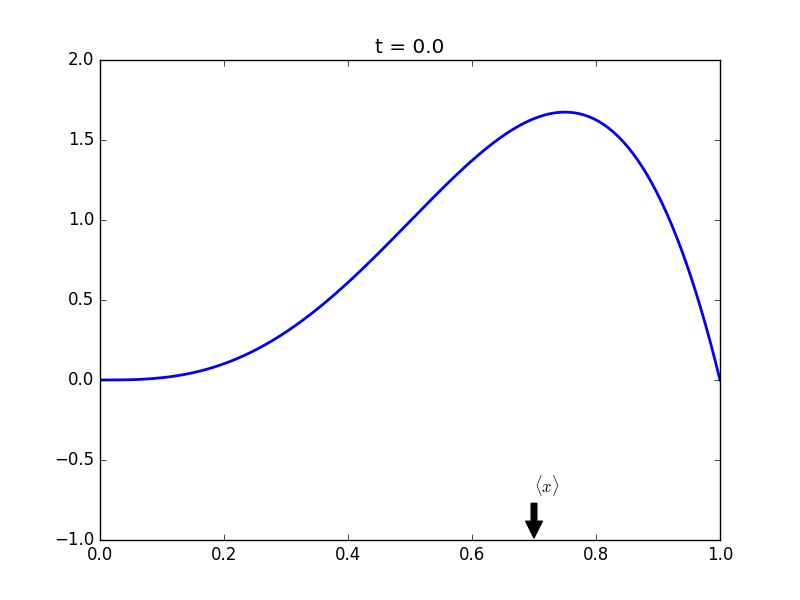

This figure's Python source:
#!/usr/bin/python3

import numpy as np
import matplotlib.pyplot as plt
import matplotlib.animation as animation
from scipy.integrate import quad
from numpngw import AnimatedPNGWriter

# Import the wave function and the function to calculate cn by Fourier's trick
from Psi import *
from getcn import *

x = np.linspace(0, 1, 256)
t = np.linspace(0, 4/(np.pi), 256)

# Normalize the custom wave function and get the cn's
fun = x**3 * (1 - x)

A = 1/np.sqrt(np.trapz(np.abs(fun)**2, x = x))

fun = A * fun

cn = getcn(x, fun)

# Check normalization

f = lambda x: np.conjugate(Psi(cn, x, t[0]))*Psi(cn, x, t[0])
integral = quad(f, 0, 1)[0]

if integral == 1:
  print("Wave function is normalized")
else:
  print("Wave function is not normalized. Integral is " + str(integral))

# Compute <x> and <x^2>

Ex = np.zeros(t.shape)
Ex2 = np.zeros(t.shape)

for i in range(0, len(t)):
  Ex[i] = np.trapz(x*(np.abs(Psi(cn, x, t[i]))**2), x = x)
  Ex2[i] = np.trapz(x**2*np.abs(Psi(cn, x, t[i]))**2, x = x)

STDx = np.sqrt(Ex2 - Ex**2)

# Compute <p> and <p^2>

Ep = np.zeros(t.shape)
Ep2 = np.zeros(t.shape)

dx = x[1] - x[0]
for i in range(0, len(t)):
  Ep[i] = np.trapz(np.conjugate(Psi(cn, x, t[i]))*(-1j)*np.gradient(Psi(cn, x, t[i]), dx), x = x)
  Ep2[i] = -np.trapz(np.conjugate(Psi(cn, x, t[i]))*np.gradient(np.gradient(Psi(cn, x, t[i]), dx), dx), x = x)
  
STDp = np.sqrt(Ep2 - Ep**2)

print("Uncertainty principle holds: " + str((STDx*STDp > 0.5).all()))

# Animate the wave using matplotlib

def animate(i):
  line.set_data(x, np.abs(Psi(cn, x, t[i])))
  annotation.xy = (Ex[i], -1)
  annotation.set_position((Ex[i], -0.7))
  return line, annotation # We have to return all the objects we change
  
fig = plt.figure()
ax = plt.axes(xlim = (0, 1), ylim = (-1, 2))

line, = plt.plot([], [], lw = 2)

annotation = ax.annotate(r"$\langle x \rangle$", xy = (Ex[0], -1), xytext = (Ex[0], -0.7), arrowprops = dict(facecolor = "black", shrink = 0.05), )

anim = animation.FuncAnimation(fig, animate, frames = 256, interval = 20, blit = True)

#plt.show()

# Use numpngw to make an animated png from the matplotlib animation
writer = AnimatedPNGWriter(fps=30)

anim.save("customWave.png", dpi = 100, writer=writer)
